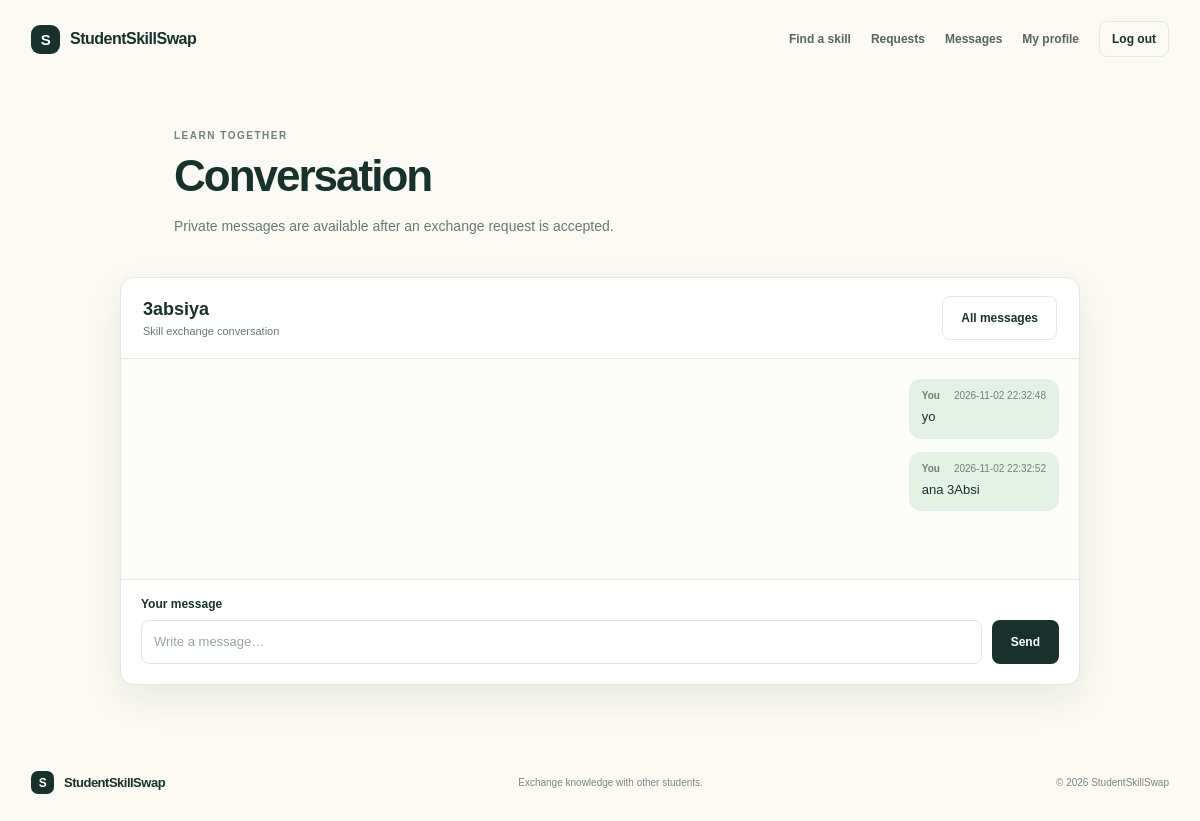
Page /messages/1 (signed in) on the committed database.
### tables this page shows
CREATE TABLE messages (
            id INTEGER PRIMARY KEY AUTOINCREMENT,
            conversation_id INTEGER NOT NULL,
            sender_id INTEGER NOT NULL,
            body TEXT NOT NULL,
            created_at TEXT NOT NULL DEFAULT CURRENT_TIMESTAMP,
            FOREIGN KEY (conversation_id)
                REFERENCES conversations(id) ON DELETE CASCADE,
            FOREIGN KEY (sender_id) REFERENCES users(id) ON DELETE CASCADE
        );

### app.py (the view, shortened to what this page needs)
@app.route("/messages/<int:conversation_id>", methods=("GET", "POST"))
@login_required
def conversation(conversation_id):
    database = get_db()
    active = database.execute(
        """
        SELECT conversations.id,
               exchange_requests.sender_id,
               exchange_requests.receiver_id,
               CASE
                   WHEN exchange_requests.sender_id = ?
                       THEN receiver.name
                   ELSE sender.name
               END AS other_name
        FROM conversations
        JOIN exchange_requests
            ON exchange_requests.id = conversations.request_id
        JOIN users AS sender
            ON sender.id = exchange_requests.sender_id
        JOIN users AS receiver
            ON receiver.id = exchange_requests.receiver_id
        WHERE conversations.id = ?
          AND exchange_requests.status = 'accepted'
          AND (exchange_requests.sender_id = ?
               OR exchange_requests.receiver_id = ?)
        """,
        (
            session["user_id"],
            conversation_id,
            session["user_id"],
            session["user_id"],
        ),
    ).fetchone()
    if active is None:
        abort(403)
    message_rows = database.execute(
        """
        SELECT messages.*, users.name AS sender_name
        FROM messages
        JOIN users ON users.id = messages.sender_id
        WHERE messages.conversation_id = ?
        ORDER BY messages.created_at, messages.id
        """,
        (conversation_id,),
    ).fetchall()
    return render_template(
        "messages.html",
        conversations=[],
        active=active,
        messages=message_rows,
        user_id=session["user_id"],
    )

### app.py (called while the page is built)
def get_db():
    if "db" not in g:
        g.db = sqlite3.connect(DATABASE)
        g.db.row_factory = sqlite3.Row
        g.db.execute("PRAGMA foreign_keys = ON")
    return g.db

def login_required(view):
    @wraps(view)
    def wrapped_view(**kwargs):
        if session.get("user_id") is None:
            flash("Please log in first.")
            return redirect(url_for("login"))
        return view(**kwargs)
    return wrapped_view

### templates/messages.html (shortened to what this page needs)
{% extends "base.html" %}
{% block content %}
<section class="page-heading">
  <p class="eyebrow">LEARN TOGETHER</p>
  <h1>{% if active %}Conversation{% else %}Messages{% endif %}</h1>
  <p>Private messages are available after an exchange request is accepted.</p>
</section>
{% if active %}
  <section class="conversation-panel">
    <div class="conversation-header">
      <div>
        <h2>{{ active.other_name }}</h2>
        <p>Skill exchange conversation</p>
      </div>
      <a class="button button-outline" href="{{ url_for('messages') }}">All messages</a>
    </div>
    <div class="message-list" aria-live="polite">
      {% if messages %}
        {% for message in messages %}
          <article class="message {% if message.sender_id == user_id %}message-own{% else %}message-other{% endif %}">
            <p class="message-meta">
              {% if message.sender_id == user_id %}You{% else %}{{ message.sender_name }}{% endif %}
              <span>{{ message.created_at }}</span>
            </p>
            <p class="message-body">{{ message.body }}</p>
          </article>
        {% endfor %}
      {% else %}
        <div class="empty-state">
          <p>No messages yet. Say hello and start planning your exchange.</p>
        </div>
      {% endif %}
    </div>
    <form method="post" class="send-message-form">
      <label for="body">Your message</label>
      <div class="search-row">
        <input id="body" name="body" type="text" maxlength="2000" placeholder="Write a message…" required>
        <button class="button button-dark" type="submit">Send</button>
      </div>
    </form>
  </section>
{% endif %}
{% endblock %}

### static/style.css (style rules this page uses)
:root { --ink: #18312b; --muted: #687973; --green-deep: #25634e; --cream: #faf9f4; --line: #e6e8df; --white: #fff; --shadow: 0 14px 38px rgb(24 49 43 / 7%); }
* { box-sizing: border-box; }
html { scroll-behavior: smooth; }
body { margin: 0; min-height: 100vh; background: var(--cream); color: var(--ink); font-family: Arial, Helvetica, sans-serif; }
a { color: inherit; text-decoration: none; }
button, input, textarea, select { font: inherit; }
.button { min-height: 44px; display: inline-flex; align-items: center; justify-content: center; gap: 12px; padding: 12px 18px; border: 1px solid transparent; border-radius: 8px; cursor: pointer; font-size: 12px; font-weight: 700; transition: transform 160ms ease, background 160ms ease; }
.button-dark { background: var(--ink); color: var(--white); }
.button-outline { border-color: var(--line); background: transparent; color: var(--ink); }
.eyebrow { color: #728179; font-size: 10px; font-weight: 700; letter-spacing: 1.5px; }
.hero h1, .page-heading h1, .form-card h1, .section-heading h2 { font-weight: 700; letter-spacing: -2px; }
.stacked-form > label, .search-form > label, .request-form > label, .send-message-form > label { margin-top: 8px; font-size: 12px; font-weight: 700; }
input, textarea, select { width: 100%; min-height: 44px; padding: 11px 12px; border: 1px solid #dfe4dc; border-radius: 8px; background: var(--white); color: var(--ink); font-size: 13px; }
input::placeholder, textarea::placeholder { color: #9aa69e; }
.page-heading { max-width: 900px; margin: 0 auto; padding: 42px 24px 24px; }
.page-heading h1 { margin: 8px 0 10px; font-size: clamp(31px, 5vw, 44px); }
.page-heading > p:last-child { max-width: 620px; color: var(--muted); font-size: 14px; line-height: 1.7; }
.search-panel, .results-section, .request-columns, .conversation-list, .conversation-panel { width: min(calc(100% - 36px), 960px); margin: 0 auto 60px; }
.search-row { display: flex; align-items: stretch; gap: 10px; }
.search-row select, .search-row input { flex: 1; }
.conversation-panel { overflow: hidden; border: 1px solid var(--line); border-radius: 14px; background: var(--white); box-shadow: var(--shadow); }
.conversation-header { padding: 18px 22px; display: flex; align-items: center; justify-content: space-between; gap: 14px; border-bottom: 1px solid var(--line); }
.conversation-header h2 { margin: 0; font-size: 18px; }
.conversation-header p { margin: 5px 0 0; color: var(--muted); font-size: 11px; }
.message-list { min-height: 220px; max-height: 520px; overflow-y: auto; padding: 20px; display: flex; flex-direction: column; gap: 13px; background: #fcfcf9; }
.message { max-width: min(78%, 520px); padding: 11px 13px; border-radius: 12px; }
.message-own { align-self: flex-end; background: #e4f1e7; }
.message-meta { margin: 0 0 6px; display: flex; justify-content: space-between; gap: 14px; color: #718078; font-size: 10px; font-weight: 700; }
.message-meta span { font-weight: 400; }
.message-body { margin: 0; overflow-wrap: anywhere; font-size: 13px; line-height: 1.6; white-space: pre-wrap; }
.send-message-form { padding: 17px 20px 20px; display: grid; gap: 9px; border-top: 1px solid var(--line); }
.send-message-form > label { margin-top: 0; }
.send-message-form .search-row input { min-width: 0; }

### rows in the picture
messages: shows "You", created_at "2026-11-02 22:32:48", body "yo"
messages: shows "You", created_at "2026-11-02 22:32:52", body "ana 3Absi"

### other values in the picture
{{ active.other_name }} "3absiya"
